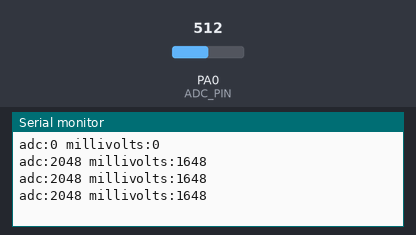
The sketch below on a simulated STM32 Blue Pill. On the bench: the last lines printed to the serial monitor. The inputs (shaded band) are chosen by the test bench; at power-on: PA0 (ADC_PIN) = 512 (analog values on the 0–1023 scale).

Above: at 1.2 s.
1.3 s: PA0 (ADC_PIN) set to 716
At 1.86 s:
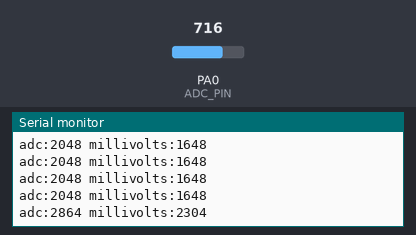
2.8 s: PA0 (ADC_PIN) set to 900
At 3.06 s:
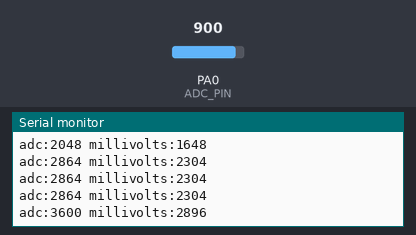
Timing chart, 0 to 5.8 s (numbered marks = the images above; inputs shaded):
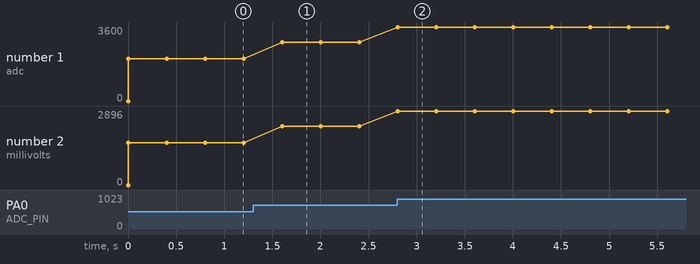

Measured:
- after the input at 1.3 s, the serial monitor: prints a new line after 0.30 s (image 1)
- after the input at 2.8 s, the serial monitor: prints a new line at once (image 2)
- plotted number 1: 2048 → 2864 after the input at 1.3 s, 2864 → 3600 after the input at 2.8 s
- plotted number 2: 1648 → 2304 after the input at 1.3 s, 2304 → 2896 after the input at 2.8 s

The sketch:

sketch.ino
```cpp
const uint8_t ADC_PIN = PA0;

void setup() {
  analogReadResolution(12);
  Serial.begin(115200);
  Serial.println("adc:0 millivolts:0");
}

void loop() {
  uint16_t raw = analogRead(ADC_PIN);

  // Q8.8: scale = 3300 / 4095 * 256 ~= 206.
  uint32_t millivoltsQ8 = (uint32_t)raw * 206UL;
  uint16_t millivolts = millivoltsQ8 >> 8;

  Serial.print("adc:");
  Serial.print(raw);
  Serial.print(" millivolts:");
  Serial.print(millivolts);
  Serial.println();
  delay(400);
}
```
